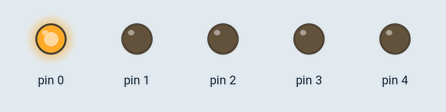
A sketch run on a simulated Arduino Uno, built with avr-gcc and run on an emulated ATmega328P. Shown: output pins drawn as LEDs (lit = HIGH).

Above: at 0.15 s.
At 0.95 s:
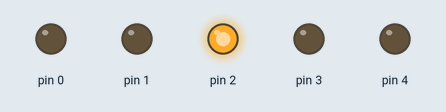
At 1.35 s:
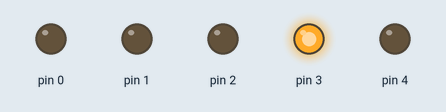
At 1.95 s:
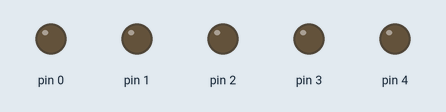
At 2.55 s:
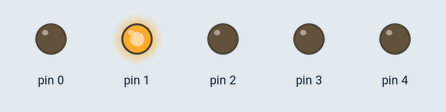
At 3.75 s:
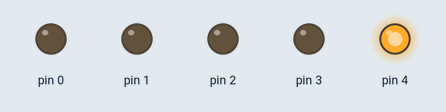
Timing chart, 0 to 4.6 s (numbered marks = the images above):
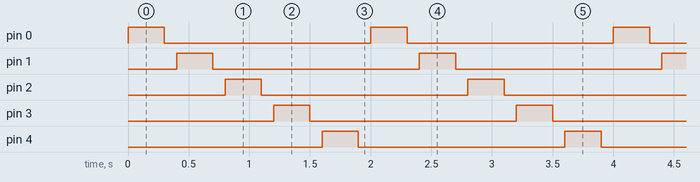

The sketch:

Deneme2b.ino
```cpp
void setup() {
  // put your setup code here, to run once:
  pinMode(0,OUTPUT);
  pinMode(1,OUTPUT);
  pinMode(2,OUTPUT);
  pinMode(3,OUTPUT);
  pinMode(4,OUTPUT);

}

void loop() {

  // put your main code here, to run repeatedly:
  digitalWrite(0,HIGH);
  delay(300);
  digitalWrite(0,LOW);
  delay(100);
    digitalWrite(1,HIGH);
  delay(300);
  digitalWrite(1,LOW);
  delay(100);
    digitalWrite(2,HIGH);
  delay(300);
  digitalWrite(2,LOW);
  delay(100);
    digitalWrite(3,HIGH);
  delay(300);
  digitalWrite(3,LOW);
  delay(100);
    digitalWrite(4,HIGH);
  delay(300);
  digitalWrite(4,LOW);
  delay(100);

}
```

Measured:
- by itself, pin 0–4: alternates HIGH for 0.30 s and LOW for 1.7 s
- by itself, everything shown: repeats every 2.0 s, in 10 steps
